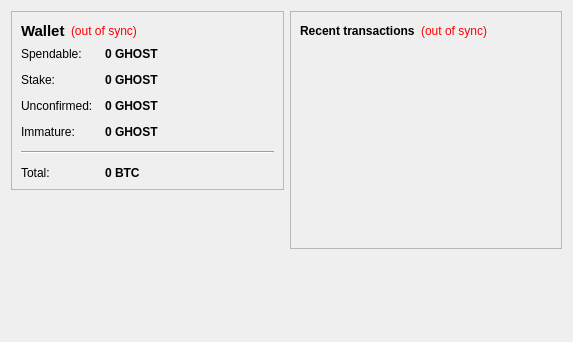
<?xml version="1.0" encoding="UTF-8"?>
<ui version="4.0">
 <class>OverviewPage</class>
 <widget class="QWidget" name="OverviewPage">
  <property name="geometry">
   <rect>
    <x>0</x>
    <y>0</y>
    <width>573</width>
    <height>342</height>
   </rect>
  </property>
  <property name="windowTitle">
   <string>Form</string>
  </property>
  <layout class="QHBoxLayout" name="horizontalLayout" stretch="1,1">
   <item>
    <layout class="QVBoxLayout" name="verticalLayout_2">
     <item>
      <widget class="QFrame" name="frame">
       <property name="frameShape">
        <enum>QFrame::StyledPanel</enum>
       </property>
       <property name="frameShadow">
        <enum>QFrame::Raised</enum>
       </property>
       <layout class="QVBoxLayout" name="verticalLayout_4">
        <item>
         <layout class="QHBoxLayout" name="horizontalLayout_4">
          <item>
           <widget class="QLabel" name="label_5">
            <property name="font">
             <font>
              <pointsize>11</pointsize>
              <weight>75</weight>
              <bold>true</bold>
             </font>
            </property>
            <property name="text">
             <string>Wallet</string>
            </property>
           </widget>
          </item>
          <item>
           <widget class="QLabel" name="labelWalletStatus">
            <property name="toolTip">
             <string>The displayed information may be out of date. Your wallet automatically synchronizes with the GhostCoin network after a connection is established, but this process has not completed yet.</string>
            </property>
            <property name="styleSheet">
             <string notr="true">QLabel { color: red; }</string>
            </property>
            <property name="text">
             <string notr="true">(out of sync)</string>
            </property>
            <property name="alignment">
             <set>Qt::AlignLeading|Qt::AlignLeft|Qt::AlignVCenter</set>
            </property>
           </widget>
          </item>
          <item>
           <spacer name="horizontalSpacer_2">
            <property name="orientation">
             <enum>Qt::Horizontal</enum>
            </property>
            <property name="sizeHint" stdset="0">
             <size>
              <width>40</width>
              <height>20</height>
             </size>
            </property>
           </spacer>
          </item>
         </layout>
        </item>
        <item>
         <layout class="QFormLayout" name="formLayout_2">
          <property name="fieldGrowthPolicy">
           <enum>QFormLayout::AllNonFixedFieldsGrow</enum>
          </property>
          <property name="horizontalSpacing">
           <number>12</number>
          </property>
          <property name="verticalSpacing">
           <number>12</number>
          </property>
          <item row="0" column="0">
           <widget class="QLabel" name="label">
            <property name="text">
             <string>Spendable:</string>
            </property>
           </widget>
          </item>
          <item row="0" column="1">
           <widget class="QLabel" name="labelBalance">
            <property name="font">
             <font>
              <weight>75</weight>
              <bold>true</bold>
             </font>
            </property>
            <property name="cursor">
             <cursorShape>IBeamCursor</cursorShape>
            </property>
            <property name="toolTip">
             <string>Your current spendable balance</string>
            </property>
            <property name="text">
             <string notr="true">0 GHOST</string>
            </property>
            <property name="textInteractionFlags">
             <set>Qt::LinksAccessibleByMouse|Qt::TextSelectableByKeyboard|Qt::TextSelectableByMouse</set>
            </property>
           </widget>
          </item>
          <item row="1" column="0">
           <widget class="QLabel" name="label_6">
            <property name="text">
             <string>Stake:</string>
            </property>
           </widget>
          </item>
          <item row="1" column="1">
           <widget class="QLabel" name="labelStake">
            <property name="font">
             <font>
              <weight>75</weight>
              <bold>true</bold>
             </font>
            </property>
            <property name="cursor">
             <cursorShape>IBeamCursor</cursorShape>
            </property>
            <property name="toolTip">
             <string>Total of coins that was staked, and do not yet count toward the current balance</string>
            </property>
            <property name="text">
             <string notr="true">0 GHOST</string>
            </property>
            <property name="textInteractionFlags">
             <set>Qt::LinksAccessibleByMouse|Qt::TextSelectableByKeyboard|Qt::TextSelectableByMouse</set>
            </property>
           </widget>
          </item>
          <item row="2" column="0">
           <widget class="QLabel" name="label_3">
            <property name="text">
             <string>Unconfirmed:</string>
            </property>
           </widget>
          </item>
          <item row="2" column="1">
           <widget class="QLabel" name="labelUnconfirmed">
            <property name="font">
             <font>
              <weight>75</weight>
              <bold>true</bold>
             </font>
            </property>
            <property name="cursor">
             <cursorShape>IBeamCursor</cursorShape>
            </property>
            <property name="toolTip">
             <string>Total of transactions that have yet to be confirmed, and do not yet count toward the current balance</string>
            </property>
            <property name="text">
             <string notr="true">0 GHOST</string>
            </property>
            <property name="textInteractionFlags">
             <set>Qt::LinksAccessibleByMouse|Qt::TextSelectableByKeyboard|Qt::TextSelectableByMouse</set>
            </property>
           </widget>
          </item>
          <item row="3" column="0">
           <widget class="QLabel" name="labelImmatureText">
            <property name="text">
             <string>Immature:</string>
            </property>
           </widget>
          </item>
          <item row="3" column="1">
           <widget class="QLabel" name="labelImmature">
            <property name="font">
             <font>
              <weight>75</weight>
              <bold>true</bold>
             </font>
            </property>
            <property name="toolTip">
             <string>Mined balance that has not yet matured</string>
            </property>
            <property name="text">
             <string notr="true">0 GHOST</string>
            </property>
            <property name="textInteractionFlags">
             <set>Qt::LinksAccessibleByMouse|Qt::TextSelectableByKeyboard|Qt::TextSelectableByMouse</set>
            </property>
           </widget>
          </item>
          <item row="4" column="0" colspan="2">
           <widget class="Line" name="line">
            <property name="orientation">
             <enum>Qt::Horizontal</enum>
            </property>
           </widget>
          </item>
          <item row="5" column="0">
           <widget class="QLabel" name="labelTotalText">
            <property name="text">
             <string>Total:</string>
            </property>
           </widget>
          </item>
          <item row="5" column="1">
           <widget class="QLabel" name="labelTotal">
            <property name="font">
             <font>
              <weight>75</weight>
              <bold>true</bold>
             </font>
            </property>
            <property name="cursor">
             <cursorShape>IBeamCursor</cursorShape>
            </property>
            <property name="toolTip">
             <string>Your current total balance</string>
            </property>
            <property name="text">
             <string notr="true">0 BTC</string>
            </property>
            <property name="textInteractionFlags">
             <set>Qt::LinksAccessibleByMouse|Qt::TextSelectableByKeyboard|Qt::TextSelectableByMouse</set>
            </property>
           </widget>
          </item>
         </layout>
        </item>
       </layout>
      </widget>
     </item>
     <item>
      <spacer name="verticalSpacer">
       <property name="orientation">
        <enum>Qt::Vertical</enum>
       </property>
       <property name="sizeHint" stdset="0">
        <size>
         <width>20</width>
         <height>40</height>
        </size>
       </property>
      </spacer>
     </item>
    </layout>
   </item>
   <item>
    <layout class="QVBoxLayout" name="verticalLayout_3">
     <item>
      <widget class="QFrame" name="frame_2">
       <property name="frameShape">
        <enum>QFrame::StyledPanel</enum>
       </property>
       <property name="frameShadow">
        <enum>QFrame::Raised</enum>
       </property>
       <layout class="QVBoxLayout" name="verticalLayout">
        <item>
         <layout class="QHBoxLayout" name="horizontalLayout_2">
          <item>
           <widget class="QLabel" name="label_4">
            <property name="text">
             <string>&lt;b&gt;Recent transactions&lt;/b&gt;</string>
            </property>
           </widget>
          </item>
          <item>
           <widget class="QLabel" name="labelTransactionsStatus">
            <property name="toolTip">
             <string>The displayed information may be out of date. Your wallet automatically synchronizes with the GhostCoin network after a connection is established, but this process has not completed yet.</string>
            </property>
            <property name="styleSheet">
             <string notr="true">QLabel { color: red; }</string>
            </property>
            <property name="text">
             <string notr="true">(out of sync)</string>
            </property>
            <property name="alignment">
             <set>Qt::AlignRight|Qt::AlignTrailing|Qt::AlignVCenter</set>
            </property>
           </widget>
          </item>
          <item>
           <spacer name="horizontalSpacer">
            <property name="orientation">
             <enum>Qt::Horizontal</enum>
            </property>
            <property name="sizeHint" stdset="0">
             <size>
              <width>40</width>
              <height>20</height>
             </size>
            </property>
           </spacer>
          </item>
         </layout>
        </item>
        <item>
         <widget class="QListView" name="listTransactions">
          <property name="styleSheet">
           <string notr="true">QListView { background: transparent; }</string>
          </property>
          <property name="frameShape">
           <enum>QFrame::NoFrame</enum>
          </property>
          <property name="verticalScrollBarPolicy">
           <enum>Qt::ScrollBarAlwaysOff</enum>
          </property>
          <property name="horizontalScrollBarPolicy">
           <enum>Qt::ScrollBarAlwaysOff</enum>
          </property>
          <property name="selectionMode">
           <enum>QAbstractItemView::NoSelection</enum>
          </property>
         </widget>
        </item>
       </layout>
      </widget>
     </item>
     <item>
      <spacer name="verticalSpacer_2">
       <property name="orientation">
        <enum>Qt::Vertical</enum>
       </property>
       <property name="sizeHint" stdset="0">
        <size>
         <width>20</width>
         <height>40</height>
        </size>
       </property>
      </spacer>
     </item>
    </layout>
   </item>
  </layout>
 </widget>
 <resources/>
 <connections/>
</ui>
